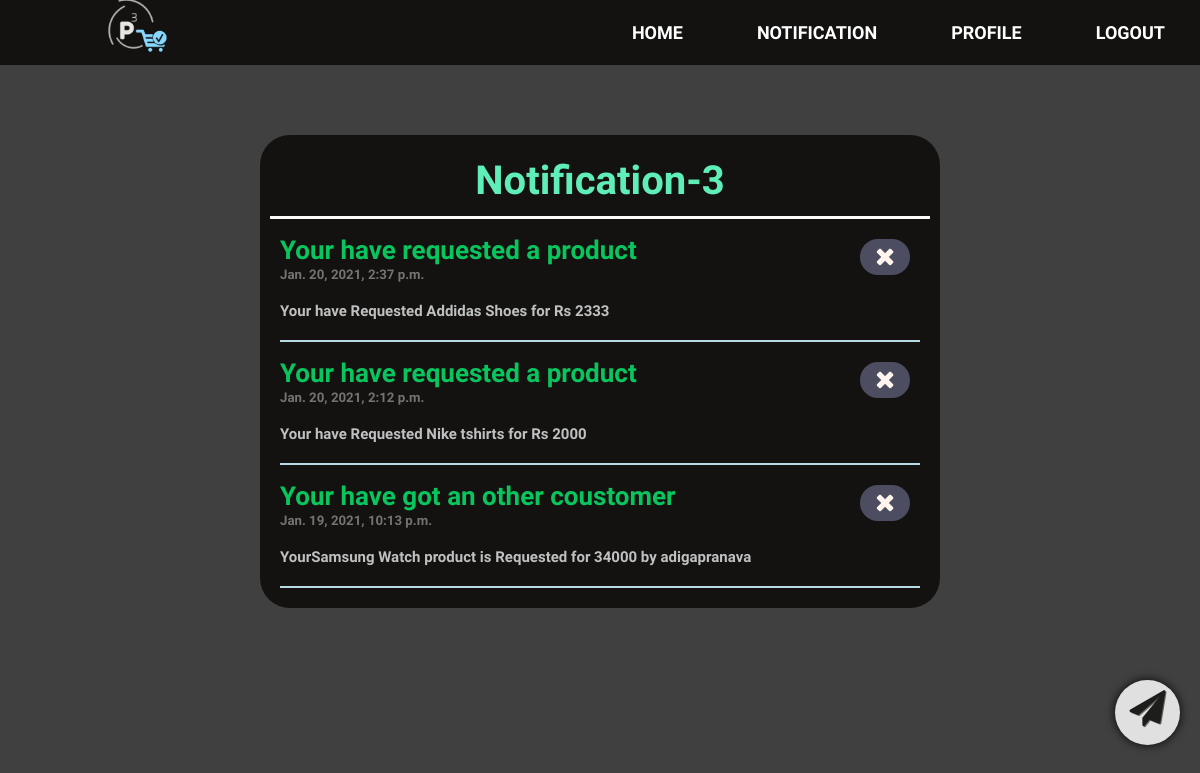
The page /notification/ (signed in) on the database its author committed.
### pcube/models.py (models this page shows)
class Notification(models.Model):
    post = models.ForeignKey(Post, on_delete=models.CASCADE, blank=True, null=True)
    user = models.ForeignKey(User, on_delete=models.CASCADE)
    title = models.CharField(max_length= 30)
    h1 = models.CharField(max_length= 30)
    discription = discription = models.TextField()
    date_posted = models.DateTimeField(default=timezone.now)

### pcube/views.py (the view)
# urls.py: path('notification/', views.notification, name='notification'),
def notification(request):
    try:
        msgs = Notification.objects.order_by('-date_posted').filter(user = request.user)
        noti_count = msgs.count()
    except:
        msgs = []
        noti_count = 0
    context = {
        'msgs':msgs,
        'msgs_count': noti_count
    }
    return render(request, 'pcube/notification.html',context)

### pcube/templates/pcube/notification.html (shortened to what this page needs)
{% extends 'pcube/base.html' %}
{%load static%}
{% block headers %}
    <link rel="stylesheet" type="text/css" href="{% static 'pcube/notification.css' %}">
{% endblock headers %}
{% block content %}
    <div class="notifications">
        <h2>Notification-{{msgs_count}}</h2>
        {% for msg in msgs %}
        <div class="notification">
            <h1><a href="{% url 'post-detail' msg.post.id %}">{{msg.title}}</a>
                <h5>{{msg.date_posted}}</h5>
                <form action="{% url 'noti-clear' %}" method="POST">
                    <button id="like" class="btn ulk" type="submit" name="noti_id" value="{{ msg.id }}">
                </form>
                <i class="fa fa-close" style="font-size:25px"></i>
            </h1>
            <h3>{{msg.discription}}</h3>
        </div>
        {% endfor %}
    </div>
    <div class="addpost-div">
        <div class="addpost-div2">
            <div id="addpost">
                <a href="{% url 'add-post' %}"><i class="fa fa-paper-plane" style="font-size:36px"></i></a>
            </div>
        </div>
    </div>
{% endblock content %}

### pcube/static/pcube/main.css (style rules this page uses)
* { text-decoration: none; list-style: none; margin: 0; padding: 0; font-family: 'Didact Gothic', sans-serif; }
body { margin: 0; padding: 0; background-image: url("https://securecdn.pymnts.com/wp-content/uploads/2020/01/mukeshambani-relianceindustries-retail-amazon-flipkart-india-eCommerce.jpg"); background-color: rgba(15, 15, 15, 0.795); background-blend-mode: multiply; background-repeat: no-repeat; background-size: cover; background-attachment: fixed; }

### pcube/static/pcube/notification.css (style rules this page uses)
.notifications { margin-top: 50px; padding: 10px; background-color: #131211; border-radius: 30px; color: aliceblue; width: 55%; position: relative; left: 50%; transform: translateX(-50%); position: relative; }
.notifications h2 { color: rgb(95, 238, 183); font-size: 40px; text-align: center; padding: 12px 17px; border-bottom: #fdf8f9 solid; }
.notifications .notification { margin: 10px; padding-bottom: 20px; border-bottom: 2px solid #b8dae2; position: relative }
.notifications .notification h3 { color: #bfc0c0; padding-top: 20px; font-size: 15px; }
.notifications .notification h1 a { color: #09c55e; font-size: 26px; }
.notifications .notification h5 { color: #747370; }
.btn { border: none; outline: none; padding: 5px 10px; background-color: rgb(77, 77, 97); border-radius: 30px; font-size: 20px; color: seashell; min-width: 50px; text-align: center; position: absolute; top: 10px; right: 10px; }

### pcube/templates/pcube/notification.html (style rules this page uses)
#addpost { background-color: #e0e0e0; color: rgb(19, 18, 17); text-shadow: 1px 1px #666565; padding: 10px; border-radius: 50%; width: 45px; height: 45px; position: relative; text-align: center; box-shadow: 0px 0px 10px #050505; cursor: pointer; }
.addpost-div { position: fixed; top: 85%; right: 20px; z-index: 100; }
.addpost-div2 { position: relative; }
#addpost a { color: #1d1d1c; }

### rows shown on the page
Notification: title "Your have requested a product", date_posted "Jan. 20, 2021, 2:37 p.m.", {{ msg.id }} 114 (drawn), discription "Your have Requested Addidas Shoes for Rs 2333"
Notification: title "Your have requested a product", date_posted "Jan. 20, 2021, 2:12 p.m.", {{ msg.id }} 112 (drawn), discription "Your have Requested Nike tshirts for Rs 2000"
Notification: title "Your have got an other coustomer", date_posted "Jan. 19, 2021, 10:13 p.m.", {{ msg.id }} 109 (drawn), discription "YourSamsung Watch product is Requested for 34000 by adigapranava"

### other values the page prints
{{ msgs_count }} "3"
